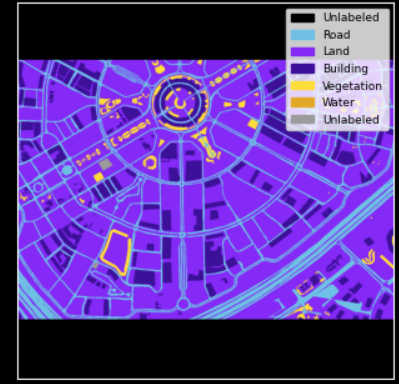
#> input picture image.png, 399 x 384 px
$ python -i app.py   (imports and definitions only)
#> lines starting #> are read from the running program, lines starting #| are printed output that depends on the picture; after the words box and inside, x2 and y2 are one past the last pixel; in counts of white or black regions, pixels touching at a corner belong together
from flask import Flask, request, jsonify
from PIL import Image
import numpy as np
import os
import cv2

# [5 lines not run here, left out]

# Function to perform image segmentation (using simple thresholding as an example)
def segment_image(image_path):
    # Open image using Pillow
#> called with image_path = 'image.png'
    image = Image.open(image_path)
#> image is the input picture: PIL image 399x384 RGBA; mean R, G, B, A 90.6, 59.5, 151.7, 255
    image = image.convert("RGB")
#> image: PIL image 399x384 RGB

    # Convert to numpy array for processing (using OpenCV)
    img_array = np.array(image)

    # Convert to grayscale for segmentation
    gray = cv2.cvtColor(img_array, cv2.COLOR_RGB2GRAY)
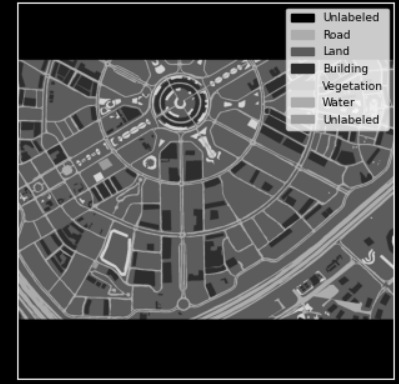
#> gray: shape (384, 399); min 0, max 246, mean 79.4

    # Simple thresholding for segmentation (you can replace this with a more complex model)
    _, segmented = cv2.threshold(gray, 127, 255, cv2.THRESH_BINARY)
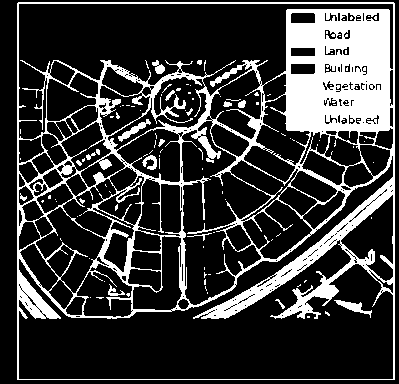
#> segmented: shape (384, 399); 22.2% white; 110 white regions (92 under 20 px), largest, box (x1, y1, x2, y2) and area: (17, 2, 395, 380) 32377, (334, 300, 372, 318) 214, (118, 119, 151, 142) 197

    # Save the original and segmented images
    original_image_path = os.path.join('uploads', 'original.jpg')
    segmented_image_path = os.path.join('uploads', 'segmented.jpg')

    # Save original and segmented images
    image.save(original_image_path)
    cv2.imwrite(segmented_image_path, segmented)

    return original_image_path, segmented_image_path

# [20 lines that did not run here, left out]

# [2 lines not run here, left out]

>>> result = segment_image('image.png')
